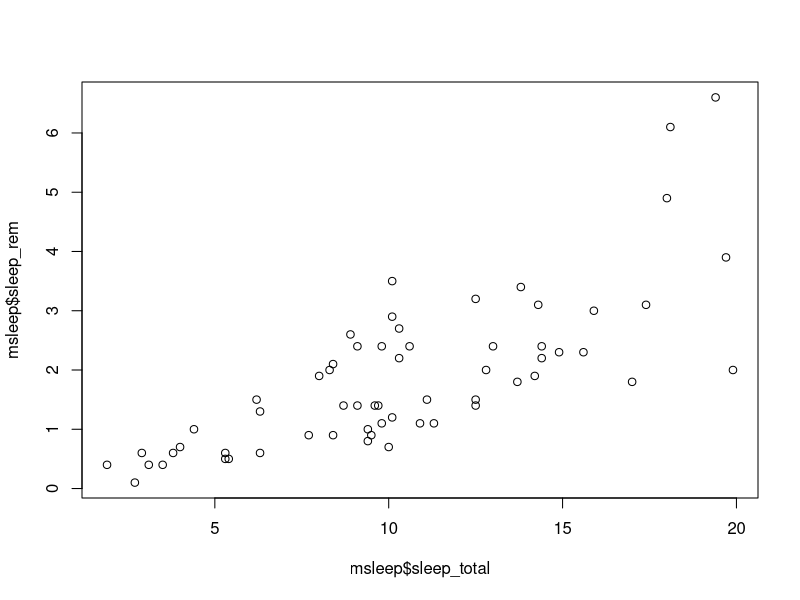
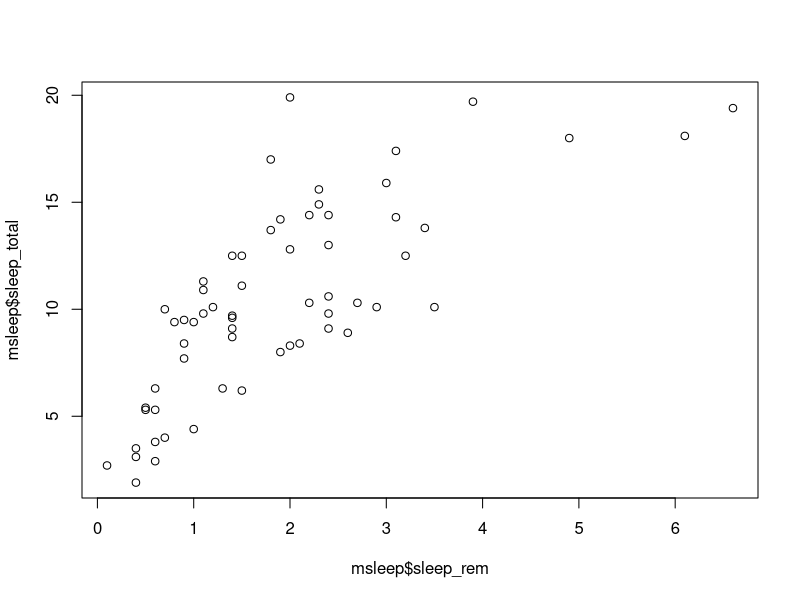
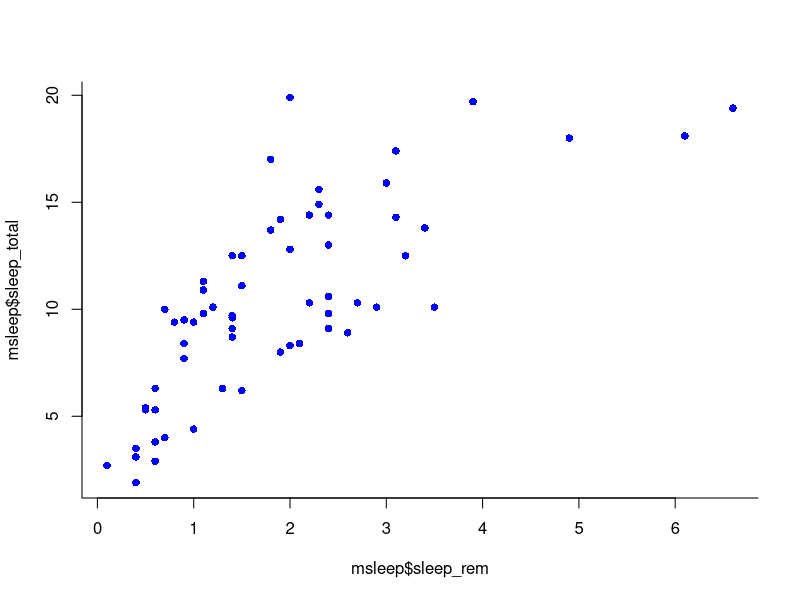
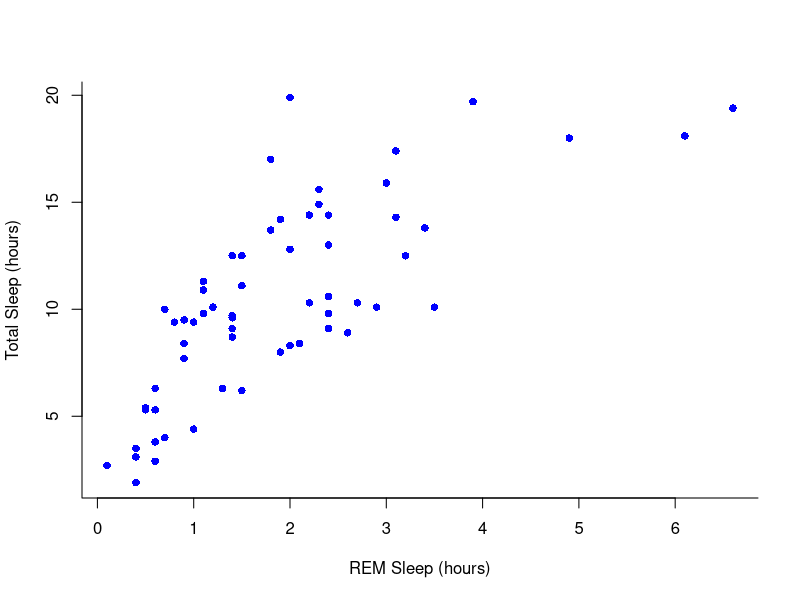
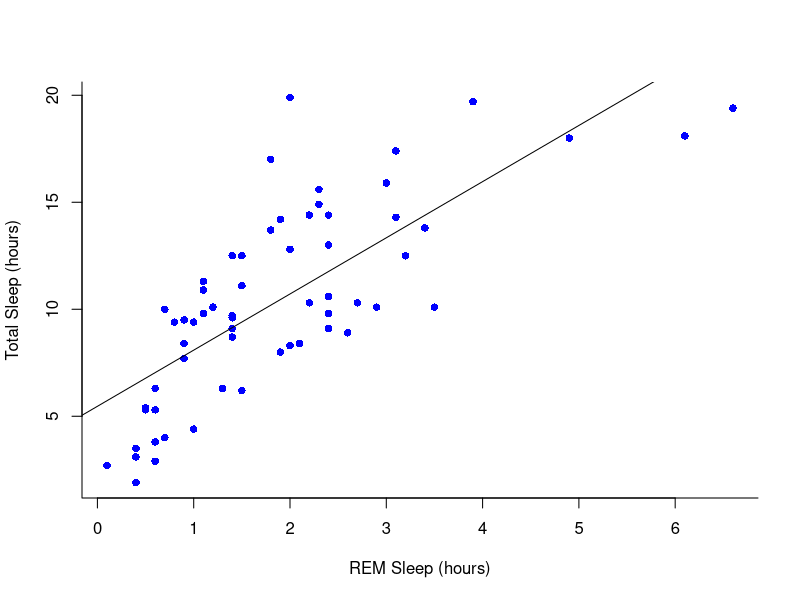
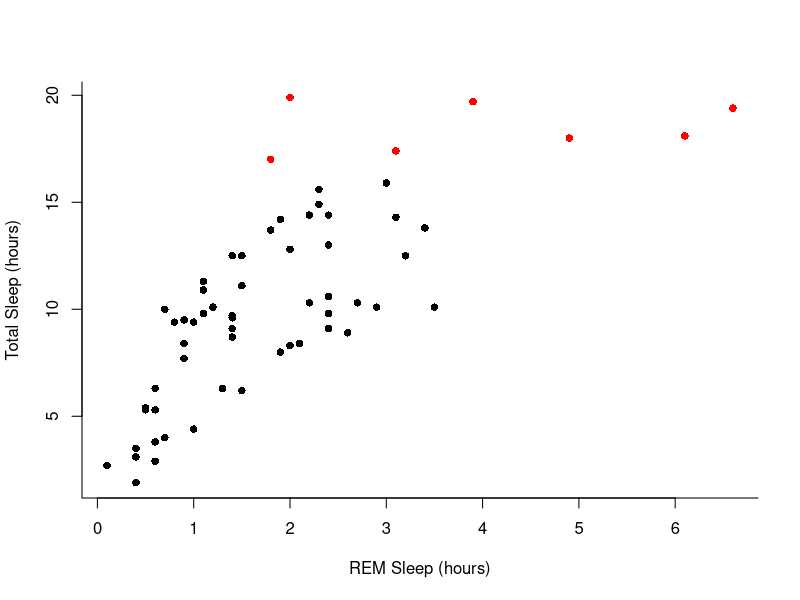
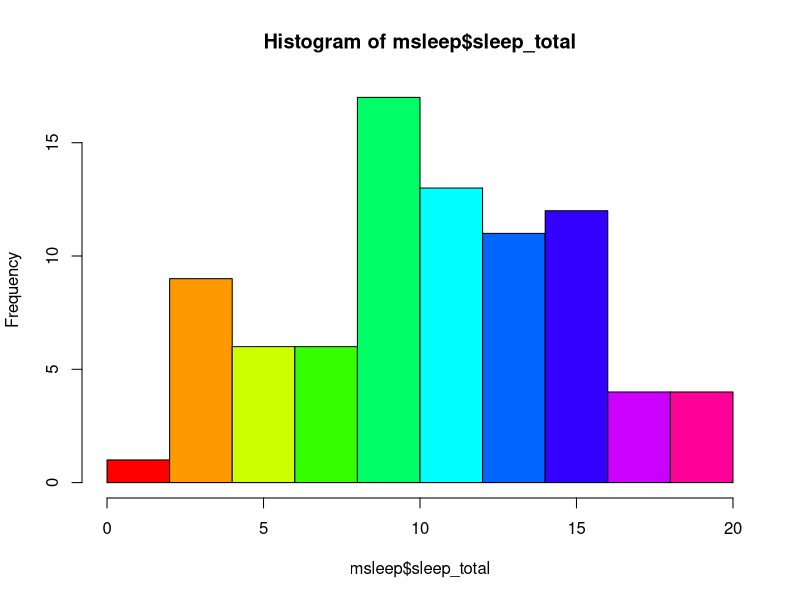
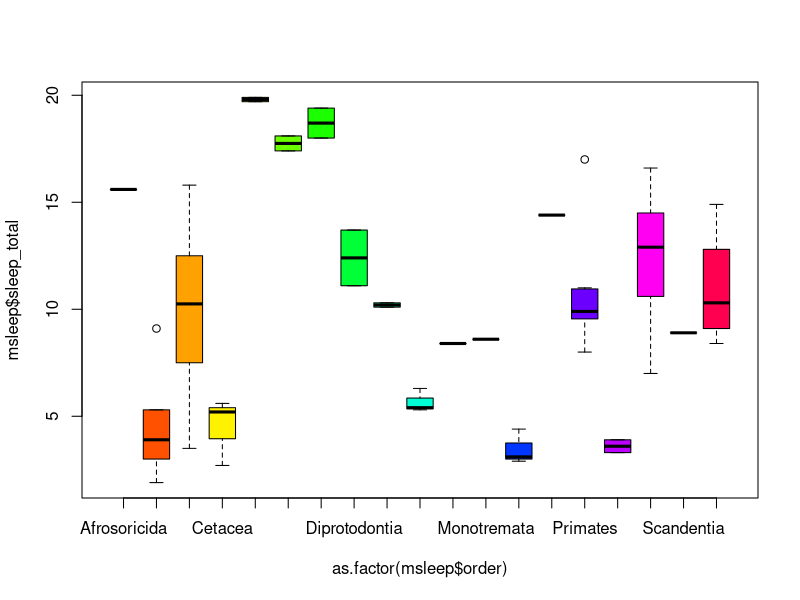

These figures' R source, in order:
## ---- chunk 1

library(ggplot2)
data(msleep)

plot(msleep$sleep_total,msleep$sleep_rem)

# or plot response variable as a function "~" of the predictor variable

plot(msleep$sleep_total~msleep$sleep_rem) #you'll notice this swaps the x and y axis

## ---- chunk 2
#Choose a pch and make the color blue and give it a bottom+left border
plot(msleep$sleep_total~msleep$sleep_rem, pch = 16, col="blue", bty="L")

## ---- chunk 3
#Choose a pch and make the color blue and give it a bottom+left border
plot(msleep$sleep_total~msleep$sleep_rem, pch = 16, col="blue", bty="L", xlab="REM Sleep (hours)", ylab= "Total Sleep (hours)") 

## ---- chunk 4
#first make a plot
plot(msleep$sleep_total~msleep$sleep_rem, pch = 16, col="blue", bty="L", xlab="REM Sleep (hours)", ylab= "Total Sleep (hours)") 

#then add a line. The function lm runs a linear model on our x, y values.
abline(lm(msleep$sleep_total~msleep$sleep_rem))

## ---- chunk 5
#start by defining points by whether they are greater than sleep_total 16 and storing
#first make a empty column named colors within the msleep dataframe

msleep$colors=NA
#store the colors "red" or "black" in the color column for the rows that satsify the following criteria.
msleep$colors[msleep$sleep_total >= 17] <-"red"
msleep$colors[msleep$sleep_total < 17] <-"black"

plot(msleep$sleep_total~msleep$sleep_rem, pch = 16, col=msleep$colors, bty="L", xlab="REM Sleep (hours)", ylab= "Total Sleep (hours)") 

        
## ---- chunk 6

#let's make a histogram of sleep_total and fill it with the color palette rainbow() which needs to know how many colors to use

hist(msleep$sleep_total, col=rainbow(10))


#let's make a boxplot of sleep_total and order making eachone a different color (how would you find out how many unique orders are in msleep?)
#using plot
#plot(msleep$sleep_total~as.factor(msleep$order), col=rainbow(19)) #this is commented out simply to avoid ploting the same plot twice

#or boxplot
boxplot(msleep$sleep_total~as.factor(msleep$order), col=rainbow(19)) 

## ---- chunk 7
plot(msleep$sleep_total~as.factor(msleep$vore),col=rainbow(4), xlab="REM Sleep (hours)", ylab= "Total Sleep (hours)")
## ---- chunk 8
# Note: this dataset can also be accessed directly from the ChickWeight package in R 
# (see ?ChickWeight)
data("ChickWeight")
## ---- chunk 9
length(unique(ChickWeight$Chick))
length(unique(ChickWeight$Diet))
## ---- chunk 10
plot(ChickWeight$weight ~ ChickWeight$Time, 
     xlab = "Time (days)", 
     ylab = "Weight (gm)")
## ---- chunk 11
par(mfrow = c(1,1))
hist(ChickWeight$weight[ChickWeight$Time == max(ChickWeight$Time)], 
     xlab = "Weight (gm)", 
     main = "Weights at final day of experiment", 
     col = rainbow(10))
## ---- chunk 12
my.new = ChickWeight[ChickWeight$Time == max(ChickWeight$Time), ]
boxplot(weight ~ Diet, 
        data = my.new, 
        xlab = "Diet", 
        ylab = "Weight (gm)", 
        main = "Final weights given diet type", 
        col = c("red", "blue", "orange", "green"))
## ---- chunk 13
# Install R Color Brewer
#install.packages("RColorBrewer")
library("RColorBrewer")
## ---- chunk 14
my.colors = brewer.pal(10, "Paired")
hist(ChickWeight$weight[ChickWeight$Time == max(ChickWeight$Time)], xlab = "Weight (gm)",main = "Weights at final day of experiment", col = my.colors)
## ---- chunk 15
#load in the data
data(state)
states = as.data.frame(state.x77) # convert data to a familiar format - data frame
str(states) # let's take a look at the dataframe

#make an initial ggplot
ggplot(data=states) 

## ---- chunk 16
#lets make a scatterplot of population and income
#we specify which axes we want to be x and y with aes()
#we'll then use geom_point to tell it to make a scatterplot using the data we specified in the first command
ggplot(data=states, aes(x=Population, y=Income))+geom_point() 

## ---- chunk 17

ggplot(data=states, aes(x=Population, y=Income))+geom_point()+geom_smooth(method="lm") 

## ---- chunk 18

ggplot(data=states, aes(x=Population, y=Income))+geom_point()+geom_smooth(method="lm")+theme_minimal() 

## ---- chunk 19
ggplot(data=states, aes(x=Income, y=Illiteracy, color=Population)) +geom_point()+geom_smooth(method="lm", color="red")+theme_classic() 
## ---- chunk 20

# because our vore vector is a character vector we must convert it to a factor before we can use it to group or color

ggplot(msleep, aes(y=sleep_total, x=sleep_rem, group=as.factor(vore), color=as.factor(vore))) +geom_point()

## ---- chunk 21
# as we add things to the plot the line can get really long, you can hit enter after the plus sign to start a new line

ggplot(msleep, aes(y=sleep_total, x=sleep_rem, group=as.factor(vore), color=as.factor(vore)))+
  geom_point()+
  labs(y= "Total Sleep (hours)", x= "REM sleep (hours)")+
  theme_minimal()+
  scale_color_manual(name="Diet", 
                        labels = c("Carnivore", 
                                   "Herbivore", 
                                   "Insectivore", 
                                   "Omnivore", 
                                    "NA"), 
                        values = c("carni"="blue", 
                                   "herbi"="red", 
                                   "insecti"="green", 
                                   "omni"="brown", 
                                   "NA"="orange"))

## ---- chunk 22
#assign to an object

g<-ggplot(msleep, aes(y=sleep_total, x=sleep_rem, group=as.factor(vore), color=as.factor(vore)))+
  geom_point()+
  labs(y= "Total Sleep (hours)", x= "REM sleep (hours)")+
  theme_minimal()+
  scale_color_manual(name="Diet", 
                        labels = c("Carnivore", 
                                   "Herbivore", 
                                   "Insectivore", 
                                   "Omnivore", 
                                    "NA"), 
                        values = c("carni"="blue", 
                                   "herbi"="red", 
                                   "insecti"="green", 
                                   "omni"="brown", 
                                   "NA"="orange"))

## ---- chunk 23

ggplot(iris, aes(y=Sepal.Length, x=Sepal.Width, group=Species, color=Species))+
  geom_point()+
  facet_wrap(~Species)+
  geom_smooth(method="lm")

## ---- chunk 24
ggplot(ChickWeight, aes(x=Time, y=weight, group=Diet, color=Diet))+
  stat_summary(fun.y=mean, geom="point", size=1)+
  stat_summary(fun.y=mean, geom="line", size=1)+
  stat_summary(fun.data = mean_se, geom = "errorbar", 
               aes(width=0.1), size=0.5)

## ---- chunk 25
# we can just use the geom_smooth command from above and ggplot takes care of the rest!
# The code below will only work if you stored your plot in object g.
g+geom_smooth(method="lm")

## ---- chunk 26

ggplot(msleep, aes(y=sleep_total, x=as.factor(vore), fill=as.factor(vore)))+geom_boxplot()

## ---- chunk 27

ggplot(midwest, aes(y=area, x=popdensity, col=as.factor(state)))+geom_point()+facet_grid(~state)



## ---- chunk 28

#we can subset our data first and store the subset in a new dataframe

il<-midwest[midwest$state == "IL",]

ggplot(il, aes(x=popdensity, y=poptotal))+geom_point() 

## ---- chunk 29
ggplot(midwest, aes(x=state, y=popdensity, color=state))+
  stat_summary(fun.y=mean, geom="point", size=1)+
  stat_summary(fun.y=mean, geom="line", size=1)+
  stat_summary(fun.data = mean_se, geom = "errorbar", 
               aes(width=0.1), size=0.5)+
  theme_minimal()+
  scale_color_manual(values=rainbow(5))

